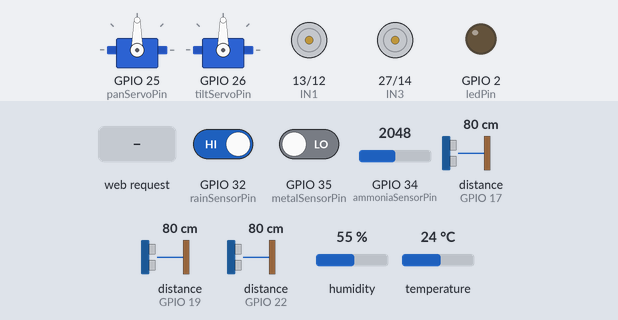
Recording of a sketch running on a simulated ESP32. Parts: 2 × servo, motor-driver pin pairs drawn as motors (green arrow = first pin HIGH = forward, orange = second pin HIGH = backward, longer = more drive, scaled by the enable pin), output pins drawn as LEDs (lit = HIGH). The test bench sets the inputs (shaded band); at power-on: GPIO 32 (rainSensorPin) HIGH, GPIO 34 (ammoniaSensorPin) = 2048, GPIO 35 (metalSensorPin) LOW, distance to the obstacle (sensors on GPIO 17, GPIO 19, GPIO 22) 80 cm, humidity 55 %, temperature 24 °C. The echo pulse lasts 58.3 µs per cm; WiFi joins after 1.5 s; servers stay silent unless stated; what the sketch prints to the serial monitor is not drawn.

Above: at 2.7 s.
2.8 s: HTTP request GET /move?direction=left received
At 4.0 s:
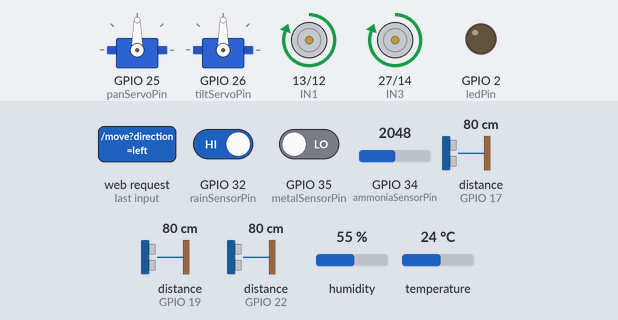
4.3 s: HTTP request GET /toggleLED received
At 5.1 s:
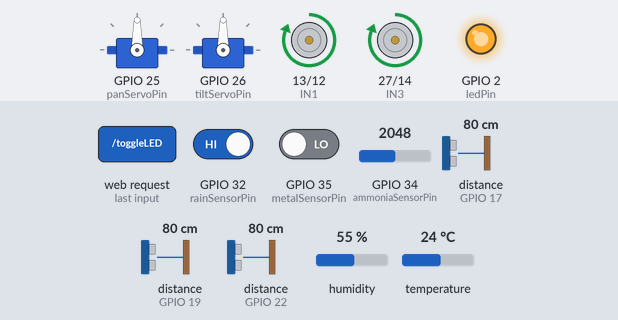
5.8 s: HTTP request GET /move?direction=forward received
At 6.9 s:
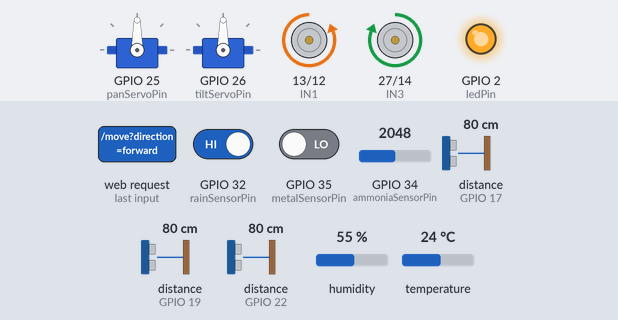
7.3 s: HTTP request GET /move?direction=backward received
At 7.9 s:
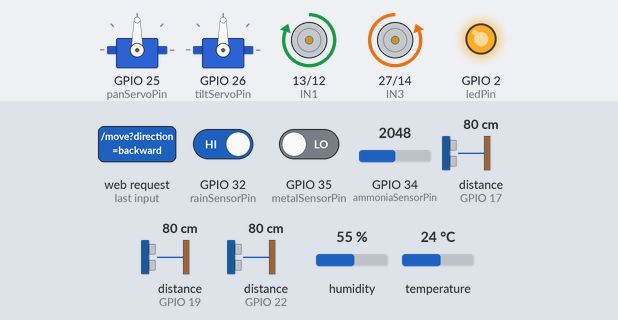
8.8 s: HTTP request GET /move?direction=right received
At 10.0 s:
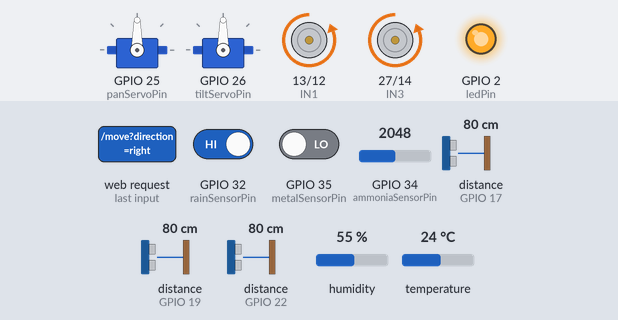
10.3 s: HTTP request GET /toggleLED?direction=1&servo=1&value=1 received
At 11.0 s:
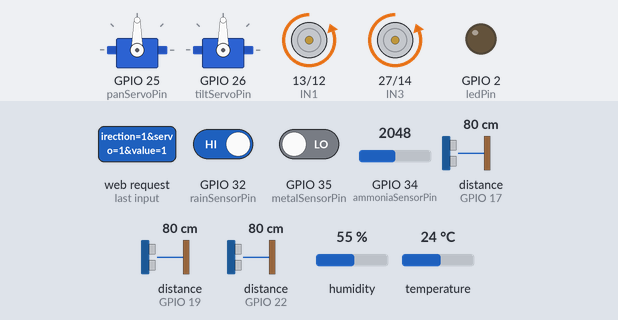
Timing chart, 0 to 12.8 s (numbered marks = the images above; inputs shaded):
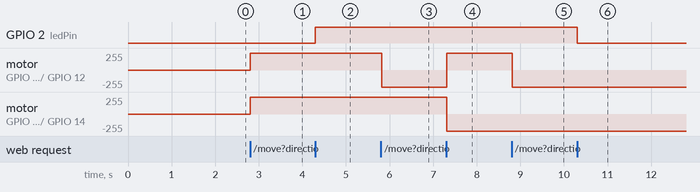

The sketch:

ESP32Code.ino
```cpp
#include <WiFi.h>
#include <WebServer.h>
#include <ESP32Servo.h>
#include <NewPing.h>
#include <DHT.h>

#define DHTTYPE DHT11

// Wi-Fi credentials
const char* ssid = "Goldmindz_Electronics";
const char* password = "Godisgreat24";

//  *** Pin definitions ***

// Motor control pins
int IN1 = 13;
int IN2 = 12;
int IN3 = 27;
int IN4 = 14;
int enA = 33;
int enB = 15;

int panServoPin = 25; // Servo motor pins
int tiltServoPin = 26;

// Ultrasonic Sensor Pins
const int trigPinBack = 16;
const int echoPinBack = 17;
const int trigPinLeft = 18;
const int echoPinLeft = 19;
const int trigPinRight = 21;
const int echoPinRight = 22;

// Sensor Pins
int ammoniaSensorPin = 34; // Analog input
int metalSensorPin = 35;   // Analog input
int temperatureSensorPin = 23; // DHT11 sensor pin
int rainSensorPin = 32;    // Analog input

// Radio Frequency Detector
int radioFrequencyLevel_3 = 4;

// Initialize NewPing objects for each ultrasonic sensor
NewPing sonarBack(trigPinBack, echoPinBack, 200);
NewPing sonarLeft(trigPinLeft, echoPinLeft, 200);
NewPing sonarRight(trigPinRight, echoPinRight, 200);

DHT dht(temperatureSensorPin, DHTTYPE);

const int ledPin = 2; // LED pin

Servo panServo;
Servo tiltServo;

int speedValue = 255;
bool ledState = false;

WebServer server(80);

void setup() {
  Serial.begin(115200);
  dht.begin();
  WiFi.begin(ssid, password);
  while (WiFi.status() != WL_CONNECTED) {
    delay(500);
    Serial.print(".");
  }
  Serial.println("");
  Serial.print("WiFi connected at IP: ");
  Serial.println(WiFi.localIP());

  server.on("/", handleRoot);
  server.on("/move", handleMove);
  server.on("/servo", handleServo);
  server.on("/speed", handleSpeed);
  server.on("/toggleLED", handleToggleLED);
  server.on("/sensor_data", handleSensorData);
  server.begin();

  // Initialize motor control pins
  pinMode(IN1, OUTPUT);
  pinMode(IN2, OUTPUT);
  pinMode(IN3, OUTPUT);
  pinMode(IN4, OUTPUT);
  pinMode(enA, OUTPUT);
  pinMode(enB, OUTPUT);

  // Initialize servos
  panServo.attach(panServoPin);
  tiltServo.attach(tiltServoPin);

  // Initialize sensors
  pinMode(ammoniaSensorPin, INPUT);
  pinMode(metalSensorPin, INPUT);
  pinMode(temperatureSensorPin, INPUT);
  pinMode(rainSensorPin, INPUT);

  pinMode(trigPinBack, OUTPUT);
  pinMode(echoPinBack, INPUT);
  pinMode(trigPinLeft, OUTPUT);
  pinMode(echoPinLeft, INPUT);
  pinMode(trigPinRight, OUTPUT);
  pinMode(echoPinRight, INPUT);

  pinMode(radioFrequencyLevel_3, INPUT);

  pinMode(ledPin, OUTPUT);

  Serial.println("Setup complete");
}

void loop() {
  handleSensorData();
  server.handleClient();
}

void handleRoot() {
  Serial.println("Root endpoint hit");
  server.send(200, "text/html", "Hello, this is the main ESP32.");
}

void handleMove() {
  String direction = server.arg("direction");
  Serial.print("Move command received: ");
  Serial.println(direction);

  if (direction == "forward") {
    digitalWrite(IN1, LOW);
    digitalWrite(IN2, HIGH);
    digitalWrite(IN3, HIGH);
    digitalWrite(IN4, LOW);
    analogWrite(enA, speedValue);
    analogWrite(enB, speedValue);
    Serial.print("Moving forward with speed: ");
    Serial.println(speedValue);
  } else if (direction == "backward") {
    digitalWrite(IN1, HIGH);
    digitalWrite(IN2, LOW);
    digitalWrite(IN3, LOW);
    digitalWrite(IN4, HIGH);
    analogWrite(enA, speedValue);
    analogWrite(enB, speedValue);
    Serial.print("Moving backward with speed: ");
    Serial.println(speedValue);
  } else if (direction == "left") {
    digitalWrite(IN1, HIGH);
    digitalWrite(IN2, LOW);
    digitalWrite(IN3, HIGH);
    digitalWrite(IN4, LOW);
    analogWrite(enA, speedValue);
    analogWrite(enB, speedValue);
    Serial.print("Turning left with speed: ");
    Serial.println(speedValue);
  } else if (direction == "right") {
    digitalWrite(IN1, LOW);
    digitalWrite(IN2, HIGH);
    digitalWrite(IN3, LOW);
    digitalWrite(IN4, HIGH);
    analogWrite(enA, speedValue);
    analogWrite(enB, speedValue);
    Serial.print("Turning right with speed: ");
    Serial.println(speedValue);
  } else if (direction == "stop") {
    digitalWrite(IN1, LOW);
    digitalWrite(IN2, LOW);
    digitalWrite(IN3, LOW);
    digitalWrite(IN4, LOW);
    Serial.println("Stopping");
  }

  server.send(200, "text/plain", "OK");
}

void handleServo() {
  String servo = server.arg("servo");
  int value = server.arg("value").toInt();
  Serial.print("Servo command received: ");
  Serial.print(servo);
  Serial.print(" with value: ");
  Serial.println(value);

  if (servo == "pan") {
    panServo.write(value);
    Serial.print("Pan servo set to: ");
    Serial.println(value);
  } else if (servo == "tilt") {
    tiltServo.write(value);
    Serial.print("Tilt servo set to: ");
    Serial.println(value);
  }

  server.send(200, "text/plain", "OK");
}

void handleSpeed() {
  speedValue = server.arg("value").toInt();
  Serial.print("Speed value set to: ");
  Serial.println(speedValue);
  server.send(200, "text/plain", "OK");
}

void handleToggleLED() {
  ledState = !ledState;
  digitalWrite(ledPin, ledState ? HIGH : LOW);
  Serial.print("LED toggled to: ");
  Serial.println(ledState ? "ON" : "OFF");
  server.send(200, "text/plain", "OK");
}

void handleSensorData() {
  int ammoniaValue = analogRead(ammoniaSensorPin);
  int metalValue = digitalRead(metalSensorPin);
  float temperatureValue = dht.readTemperature();
  int rainValue = digitalRead(rainSensorPin);

  float ammoniaPPM = (ammoniaValue / 4095.0) * 100; // Example conversion, adjust as needed
  float temperature = temperatureValue; // Already in degrees Celsius

  int distanceBack = sonarBack.ping_cm();
  int distanceLeft = sonarLeft.ping_cm();
  int distanceRight = sonarRight.ping_cm();

  Serial.print("Ammonia: ");
  Serial.print(ammoniaPPM);
  Serial.print(" ppm, Metal: ");
  Serial.print(metalValue);
  Serial.print(", Temperature: ");
  Serial.print(temperature);
  Serial.print(" C, Rain: ");
  Serial.print(rainValue);
  Serial.print(", Distance Back: ");
  Serial.print(distanceBack);
  Serial.print(" cm, Distance Left: ");
  Serial.print(distanceLeft);
  Serial.print(" cm, Distance Right: ");
  Serial.println(distanceRight);

  String json = "{";
  json += "\"ammonia\":" + String(ammoniaPPM) + ",";
  json += "\"metal\":" + String(metalValue) + ",";
  json += "\"temperature\":" + String(temperature) + ",";
  json += "\"rain\":" + String(rainValue) + ",";
  json += "\"distanceBack\":" + String(distanceBack) + ",";
  json += "\"distanceLeft\":" + String(distanceLeft) + ",";
  json += "\"distanceRight\":" + String(distanceRight);
  json += "}";

  server.send(200, "application/json", json);
}
```

Measured:
- after the input at 2.8 s, motor on GPIO 13 (IN1) / GPIO 12 (IN2), motor on GPIO 27 (IN3) / GPIO 14 (IN4): stopped → forward 255/255 at once
- after the input at 4.3 s, GPIO 2 (ledPin): LOW → HIGH at once
- after the input at 5.8 s, motor on GPIO 13 (IN1) / GPIO 12 (IN2): forward 255/255 → backward 255/255 at once
- after the input at 7.3 s, motor on GPIO 13 (IN1) / GPIO 12 (IN2): backward 255/255 → forward 255/255 at once; motor on GPIO 27 (IN3) / GPIO 14 (IN4): forward 255/255 → backward 255/255 at once
- after the input at 8.8 s, motor on GPIO 13 (IN1) / GPIO 12 (IN2): forward 255/255 → backward 255/255 at once
- after the input at 10.3 s, GPIO 2 (ledPin): HIGH → LOW at once
